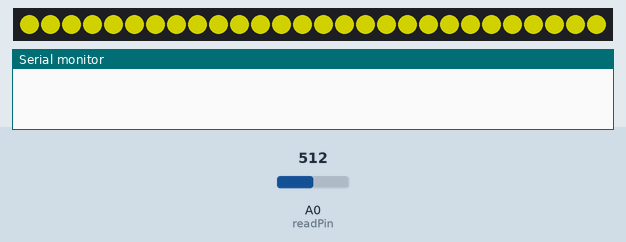
This sketch was run on a simulated Arduino Uno, built with avr-gcc and run on an emulated ATmega328P. On the bench: 28 RGB LEDs in strip order, left to right, the last lines printed to the serial monitor. The test bench sets the inputs (shaded band); at power-on: A0 (readPin) = 512. Dim RGB values are drawn brighter than linear.

Above: at 0.1 s.
At 11.6 s:
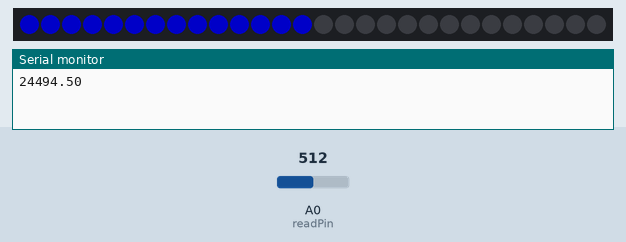

The sketch:

wtf.ino
```cpp
#include <Adafruit_NeoPixel.h>
#include <EEPROM.h>

unsigned long totalTime = 0;
double average;

int standard = 530;
int tolerance = 12;
int readPin = A0;

#define PIN 6
#define TRUEPIXELS 28
#define NUMPIXELS 14
#define CYCLESPERSPIN 4.0

Adafruit_NeoPixel pixels = Adafruit_NeoPixel(TRUEPIXELS, PIN, NEO_GRB + NEO_KHZ800);


void setup() {
  pixels.begin();

  Serial.begin(9600);


  int i = 0;
  while (i < TRUEPIXELS) {
    pixels.setPixelColor(i, pixels.Color(120,120,0));
    i++;
  }
  pixels.show();

  delay(500);
  pinMode(readPin, INPUT);
  delay(10000);

  i = 0;
  while (i < TRUEPIXELS) {
    pixels.setPixelColor(i, pixels.Color(0,0,0));
    i++;
  }
  pixels.show();

  average = averageSpin();
  Serial.println(average);
}

double averageSpin(){


  int i = 0;
  unsigned long lastTime = micros();
  unsigned long currentTime;
  while( i < 40 ){
    while ( abs( analogRead(readPin) - standard ) <= tolerance ) {
      delay(1);
    }
    currentTime = micros();
    totalTime += currentTime - lastTime;
    lastTime = currentTime;
    delay(25);
    i++;
  }

  double average = totalTime / 40.0;

  return average;
}

void loop() {

  while ( abs( analogRead(readPin) - standard ) <= tolerance ) {
    delayMicroseconds(100);
  }

  unsigned long CurrentTime = micros();


  for( double s = 0; s < CYCLESPERSPIN; s++){
    //Show Red Segment
    for (int i = 0; i < NUMPIXELS; i++){
      pixels.setPixelColor(i, pixels.Color( 100, 100, 0));
    }

    while( micros() < CurrentTime + (average/(CYCLESPERSPIN))*s ){
      delayMicroseconds(10);
    }
    pixels.show();


    //Show Green segment
    for (int i = 0; i < NUMPIXELS; i++){
      pixels.setPixelColor(i, pixels.Color( 0, 100, 100));
    }

    while( micros() < CurrentTime + (average/(3.0*CYCLESPERSPIN)) + (average/CYCLESPERSPIN)*s ){
      delayMicroseconds(10);
    }
    pixels.show();

    //Show Blue segment
    for (int i = 0; i < NUMPIXELS; i++){
      pixels.setPixelColor(i, pixels.Color( 0, 0, 100));
    }

    while( micros() < CurrentTime + (average/(3.0*CYCLESPERSPIN))*2.0 + (average/CYCLESPERSPIN)*s ){
      delayMicroseconds(10);
    }
    pixels.show();
  }
}
```
